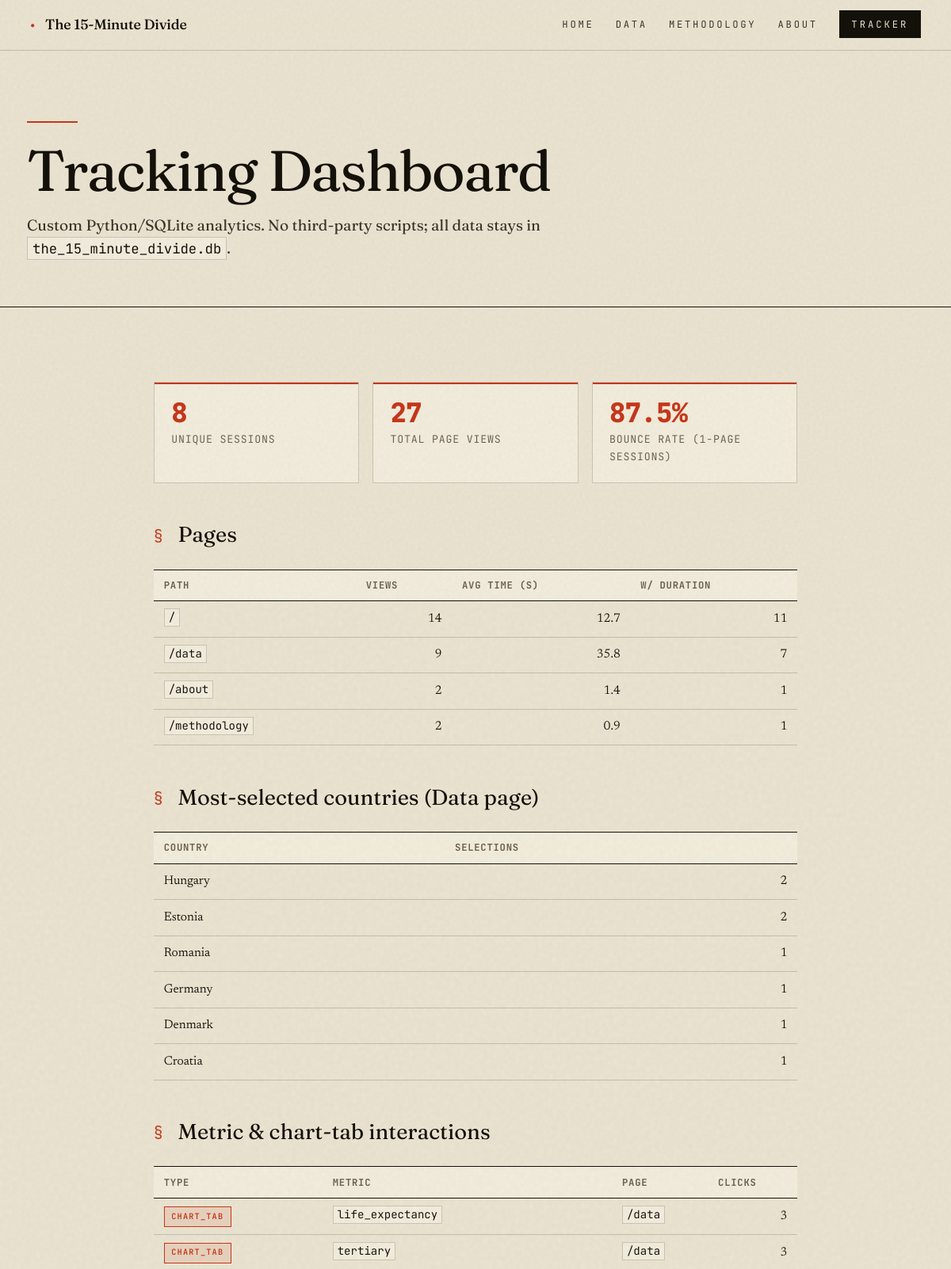
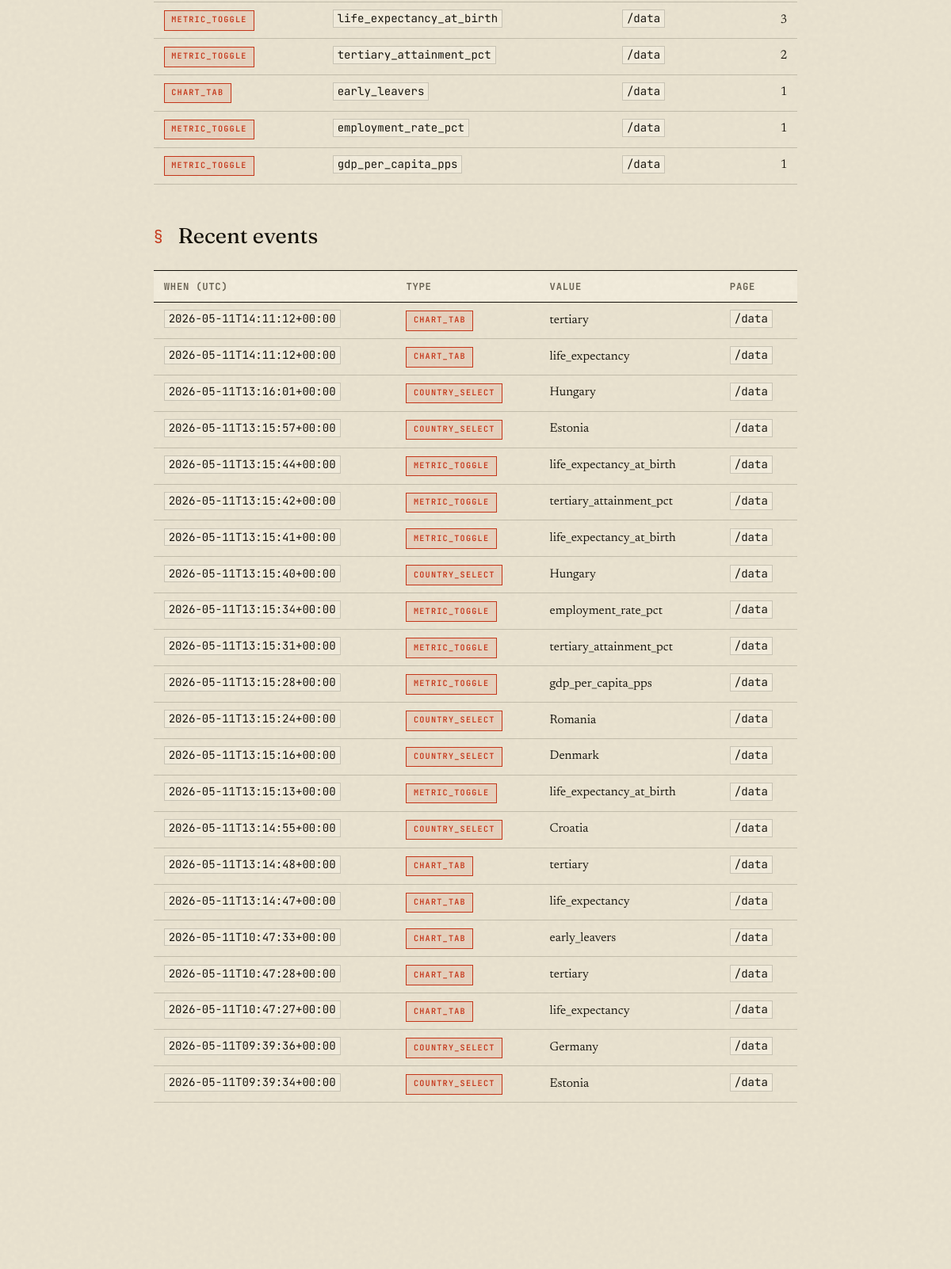
Page /tracker (upper part) on the committed database (2 pictures, top to bottom).
### tables this page shows
CREATE TABLE tracking_events (
            id          INTEGER PRIMARY KEY AUTOINCREMENT,
            session_id  TEXT    NOT NULL,
            event_type  TEXT    NOT NULL,
            event_value TEXT,
            path        TEXT,
            occurred_at TEXT    NOT NULL,
            FOREIGN KEY (session_id) REFERENCES tracking_sessions(session_id)
        );

### tracking.py (the view)
@bp.get("/tracker")
def dashboard():
    conn = _db()
    conn.row_factory = sqlite3.Row
    cur = conn.cursor()
    cur.execute("SELECT COUNT(*) AS n FROM tracking_sessions")
    n_sessions = cur.fetchone()["n"]
    cur.execute("SELECT COUNT(*) AS n FROM tracking_pageviews")
    n_pageviews = cur.fetchone()["n"]
    cur.execute("""
        SELECT path,
               COUNT(*)                              AS views,
               ROUND(AVG(duration_ms) / 1000.0, 1)   AS avg_seconds,
               COUNT(duration_ms)                    AS n_with_duration
        FROM tracking_pageviews
        GROUP BY path
        ORDER BY views DESC
    """)
    by_page = [dict(r) for r in cur.fetchall()]
    cur.execute("""
        SELECT event_value AS country, COUNT(*) AS n
        FROM tracking_events
        WHERE event_type = 'country_select' AND event_value <> ''
        GROUP BY event_value
        ORDER BY n DESC
        LIMIT 15
    """)
    countries = [dict(r) for r in cur.fetchall()]
    cur.execute("""
        SELECT event_type, event_value AS metric, path, COUNT(*) AS n
        FROM tracking_events
        WHERE event_type IN ('chart_tab', 'metric_toggle')
        GROUP BY event_type, event_value, path
        ORDER BY n DESC
        LIMIT 20
    """)
    metric_use = [dict(r) for r in cur.fetchall()]
    cur.execute("""
        SELECT event_type, event_value, path, occurred_at
        FROM tracking_events
        ORDER BY id DESC
        LIMIT 30
    """)
    recent_events = [dict(r) for r in cur.fetchall()]
    cur.execute("""
        SELECT
            SUM(CASE WHEN n = 1 THEN 1 ELSE 0 END) AS bounced,
            COUNT(*)                                AS total
        FROM (
            SELECT session_id, COUNT(*) AS n
            FROM tracking_pageviews
            GROUP BY session_id
        )
    """)
    b = dict(cur.fetchone())
    bounce_pct = (
        round(100 * (b["bounced"] or 0) / b["total"], 1)
        if b["total"] else 0.0
    )
    conn.close()
    return render_template(
        "tracker.html",
        n_sessions=n_sessions,
        n_pageviews=n_pageviews,
        bounce_pct=bounce_pct,
        by_page=by_page,
        countries=countries,
        metric_use=metric_use,
        recent_events=recent_events,
    )

### tracking.py (called while the page is built, shortened)
def _db():
    return sqlite3.connect(current_app.config["DB_PATH"])

def before_request_hook():
    if request.method != "GET":
        return
    path = request.path
    if path in EXCLUDE_PATHS:
        return

def context_processor():
    return {"tracking_pageview_id": getattr(g, "tracking_pageview_id", None)}

### templates/tracker.html (shortened to what this page needs)
{% extends "base.html" %}
{% block content %}
<div class="page-header">
    <div class="page-header__inner">
        <h1 class="page-header__title">Tracking Dashboard</h1>
        <p class="page-header__sub">
            Custom Python/SQLite analytics. No third-party scripts; all data
            stays in <code>the_15_minute_divide.db</code>.
        </p>
    </div>
</div>
<div class="prose-layout">
    <div class="tracker-grid">
        <div class="tracker-stat">
            <span class="tracker-stat__num">{{ n_sessions }}</span>
            <span class="tracker-stat__label">Unique sessions</span>
        </div>
        <div class="tracker-stat">
            <span class="tracker-stat__num">{{ n_pageviews }}</span>
            <span class="tracker-stat__label">Total page views</span>
        </div>
        <div class="tracker-stat">
            <span class="tracker-stat__num">{{ bounce_pct }}%</span>
            <span class="tracker-stat__label">Bounce rate (1-page sessions)</span>
        </div>
    </div>
    <h2 class="tracker-section-title">Pages</h2>
    {% if by_page %}
    <table class="tracker-table">
        <thead>
            <tr>
                <th>Path</th>
                <th class="num">Views</th>
                <th class="num">Avg time (s)</th>
                <th class="num">w/ duration</th>
            </tr>
        </thead>
        <tbody>
        {% for row in by_page %}
            <tr>
                <td><code>{{ row.path }}</code></td>
                <td class="num">{{ row.views }}</td>
                <td class="num">{{ row.avg_seconds if row.avg_seconds is not none else '—' }}</td>
                <td class="num">{{ row.n_with_duration }}</td>
            </tr>
        {% endfor %}
        </tbody>
    </table>
    {% else %}
    <div class="tracker-empty">No page views logged yet.</div>
    {% endif %}
    <h2 class="tracker-section-title">Most-selected countries (Data page)</h2>
    {% if countries %}
    <table class="tracker-table">
        <thead>
            <tr>
                <th>Country</th>
                <th class="num">Selections</th>
            </tr>
        </thead>
        <tbody>
        {% for row in countries %}
            <tr>
                <td>{{ row.country }}</td>
                <td class="num">{{ row.n }}</td>
            </tr>
        {% endfor %}
        </tbody>
    </table>
    {% else %}
    <div class="tracker-empty">
        No country selections yet — open the
        <a href="{{ url_for('data') }}">Data Explorer</a> and pick one.
    </div>
    {% endif %}
    <h2 class="tracker-section-title">Metric &amp; chart-tab interactions</h2>
    {% if metric_use %}
    <table class="tracker-table">
        <thead>
            <tr>
                <th>Type</th>
                <th>Metric</th>
                <th>Page</th>
                <th class="num">Clicks</th>
            </tr>
        </thead>
        <tbody>
        {% for row in metric_use %}
            <tr>
                <td><span class="tracker-pill">{{ row.event_type }}</span></td>
                <td><code>{{ row.metric }}</code></td>
                <td><code>{{ row.path }}</code></td>
                <td class="num">{{ row.n }}</td>
            </tr>
        {% endfor %}
        </tbody>
    </table>
    {% else %}
    <div class="tracker-empty">No metric or chart-tab clicks yet.</div>
    {% endif %}
    <h2 class="tracker-section-title">Recent events</h2>
    {% if recent_events %}
    <table class="tracker-table">
        <thead>
            <tr>
                <th>When (UTC)</th>
                <th>Type</th>
                <th>Value</th>
                <th>Page</th>
            </tr>
        </thead>
        <tbody>
        {% for row in recent_events %}
            <tr>
                <td><code>{{ row.occurred_at }}</code></td>
                <td><span class="tracker-pill">{{ row.event_type }}</span></td>
                <td>{{ row.event_value }}</td>
                <td><code>{{ row.path }}</code></td>
            </tr>
        {% endfor %}
        </tbody>
    </table>
    {% else %}
    <div class="tracker-empty">No events logged yet.</div>
    {% endif %}
</div>
{% endblock %}

### templates/base.html (shortened to what this page needs)
<!doctype html>
<html lang="en">
    <head>
        <link
            rel="stylesheet"
            href="{{ url_for('static', filename='css/style.css') }}"
        />
    </head>
    <body>
        <nav class="nav">
            <a href="{{ url_for('index') }}" class="nav__brand">
                The 15-Minute Divide
            </a>
            <ul class="nav__links">
                <li>
                    <a href="{{ url_for('index') }}" class="nav__link">Home</a>
                </li>
                <li>
                    <a href="{{ url_for('data') }}" class="nav__link">Data</a>
                </li>
                <li>
                    <a href="{{ url_for('methodology') }}" class="nav__link"
                        >Methodology</a
                    >
                </li>
                <li>
                    <a href="{{ url_for('about') }}" class="nav__link">About</a>
                </li>
                <li>
                    <a
                        href="{{ url_for('tracking.dashboard') }}"
                        class="nav__link nav__link--cta"
                        >Tracker</a
                    >
                </li>
            </ul>
        </nav>
        <main>{% block content %}{% endblock %}</main>
    </body>
</html>

### templates/tracker.html (style rules this page uses)
.tracker-grid { display: grid; grid-template-columns: repeat(auto-fit, minmax(180px, 1fr)); gap: 1rem; margin-bottom: 2.5rem; }
.tracker-stat { background: var(--clr-bg-soft); border: 1px solid var(--clr-border); border-radius: var(--radius); padding: 1.25rem; }
.tracker-stat__num { display: block; font-size: 2rem; font-weight: 800; color: var(--clr-text); line-height: 1; letter-spacing: -.02em; }
.tracker-stat__label { display: block; margin-top: .35rem; font-size: .78rem; color: var(--clr-muted); text-transform: uppercase; letter-spacing: .06em; }
.tracker-table { width: 100%; border-collapse: collapse; margin-bottom: 2.5rem; font-size: .92rem; }
.tracker-table th, .tracker-table td { text-align: left; padding: .55rem .75rem; border-bottom: 1px solid var(--clr-border); }
.tracker-table th { font-size: .72rem; text-transform: uppercase; letter-spacing: .06em; color: var(--clr-muted); background: var(--clr-bg-soft); }
.tracker-table td.num { text-align: right; font-variant-numeric: tabular-nums; }
.tracker-section-title { font-size: 1.15rem; font-weight: 700; margin-bottom: .75rem; color: var(--clr-text); }
.tracker-pill { display: inline-block; padding: .15rem .55rem; border-radius: 999px; font-size: .72rem; font-weight: 600; background: #eef5ff; color: var(--clr-blue); }

### rows in the picture
tracking_events: event_type "CHART_TAB", metric "life_expectancy", path "/data", n "3", occurred_at "2026-05-11T10:47:27+00:00", event_value "life_expectancy"
tracking_events: event_type "CHART_TAB", metric "early_leavers", path "/data", n "1", occurred_at "2026-05-11T10:47:33+00:00", event_value "early_leavers"
tracking_events: event_type "METRIC_TOGGLE", metric "employment_rate_pct", path "/data", n "1", occurred_at "2026-05-11T13:15:34+00:00", event_value "employment_rate_pct"
tracking_events: event_type "METRIC_TOGGLE", metric "gdp_per_capita_pps", path "/data", n "1", occurred_at "2026-05-11T13:15:28+00:00", event_value "gdp_per_capita_pps"
tracking_events: occurred_at "2026-05-11T14:11:12+00:00", event_type "CHART_TAB", event_value "tertiary", path "/data"
tracking_events: occurred_at "2026-05-11T14:11:12+00:00", event_type "CHART_TAB", event_value "life_expectancy", path "/data"
tracking_events: occurred_at "2026-05-11T13:16:01+00:00", event_type "COUNTRY_SELECT", event_value "Hungary", path "/data"
tracking_events: occurred_at "2026-05-11T13:15:57+00:00", event_type "COUNTRY_SELECT", event_value "Estonia", path "/data"
tracking_events: occurred_at "2026-05-11T13:15:44+00:00", event_type "METRIC_TOGGLE", event_value "life_expectancy_at_birth", path "/data"
tracking_events: occurred_at "2026-05-11T13:15:42+00:00", event_type "METRIC_TOGGLE", event_value "tertiary_attainment_pct", path "/data"
tracking_events: occurred_at "2026-05-11T13:15:41+00:00", event_type "METRIC_TOGGLE", event_value "life_expectancy_at_birth", path "/data"
tracking_events: occurred_at "2026-05-11T13:15:40+00:00", event_type "COUNTRY_SELECT", event_value "Hungary", path "/data"
tracking_events: occurred_at "2026-05-11T13:15:31+00:00", event_type "METRIC_TOGGLE", event_value "tertiary_attainment_pct", path "/data"
tracking_events: occurred_at "2026-05-11T13:15:24+00:00", event_type "COUNTRY_SELECT", event_value "Romania", path "/data"
tracking_events: occurred_at "2026-05-11T13:15:16+00:00", event_type "COUNTRY_SELECT", event_value "Denmark", path "/data"
tracking_events: occurred_at "2026-05-11T13:15:13+00:00", event_type "METRIC_TOGGLE", event_value "life_expectancy_at_birth", path "/data"
tracking_events: occurred_at "2026-05-11T13:14:55+00:00", event_type "COUNTRY_SELECT", event_value "Croatia", path "/data"
tracking_events: occurred_at "2026-05-11T13:14:48+00:00", event_type "CHART_TAB", event_value "tertiary", path "/data"
tracking_events: occurred_at "2026-05-11T13:14:47+00:00", event_type "CHART_TAB", event_value "life_expectancy", path "/data"
tracking_events: occurred_at "2026-05-11T10:47:28+00:00", event_type "CHART_TAB", event_value "tertiary", path "/data"
tracking_events: occurred_at "2026-05-11T09:39:36+00:00", event_type "COUNTRY_SELECT", event_value "Germany", path "/data"
tracking_events: occurred_at "2026-05-11T09:39:34+00:00", event_type "COUNTRY_SELECT", event_value "Estonia", path "/data"

### other values in the picture
{{ n_sessions }} "8"
{{ n_pageviews }} "27"
{{ bounce_pct }} "87.5"
{{ row.path }} "/" "/data" "/about" "/methodology"
{{ row.views }} "14" "9" "2" "2"
{{ row.avg_seconds if row.avg_seconds is not none else '—' }} "12.7" "35.8" "1.4" "0.9"
{{ row.n_with_duration }} "11" "7" "1" "1"
{{ row.country }} "Hungary" "Estonia" "Romania" "Germany" "Denmark" "Croatia"
{{ row.n }} "2" "2" "1" "1" "1" "1"
{{ row.event_type }} "CHART_TAB" "METRIC_TOGGLE" "METRIC_TOGGLE"
{{ row.metric }} "tertiary" "life_expectancy_at_birth" "tertiary_attainment_pct"
{{ row.path }} "/data" "/data" "/data"
{{ row.n }} "3" "3" "2"
